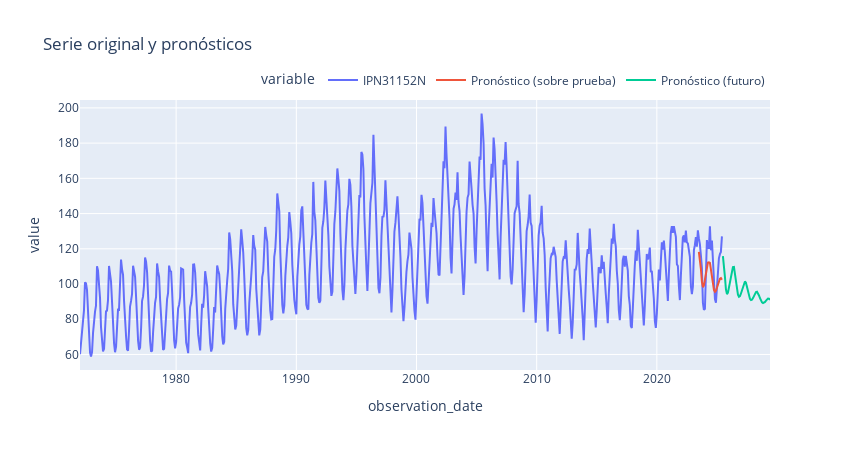

Write notebook code for a chart like this one.
### Markdown cell above
#### GRÁFICOS (real + pronóstico en prueba + pronóstico futuro)

### Code cell
fig = px.line(df, title="Serie original y pronósticos")
fig.add_scatter(x=prueba.index, y=prueba['Pronostico'].ravel(),
                name='Pronóstico (sobre prueba)')
fig.add_scatter(x=df_pronostico.index, y=df_pronostico['Pronostico'].ravel(),
                name='Pronóstico (futuro)')

fig.update_layout(
    width=850, height=450,
    xaxis_range=[df.index.min(), df_pronostico.index.max()],
    legend=dict(orientation='h', yanchor='bottom', y=1.02, xanchor='right', x=1)
)
fig.show()
